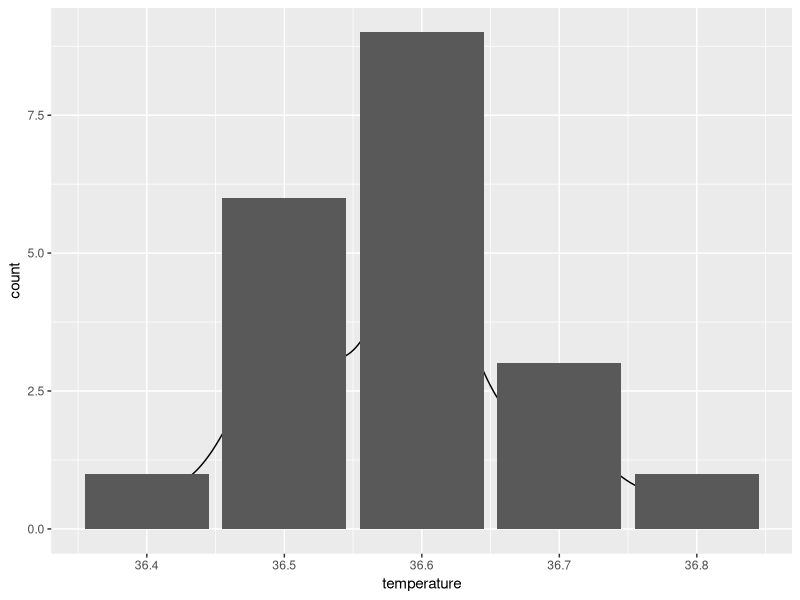
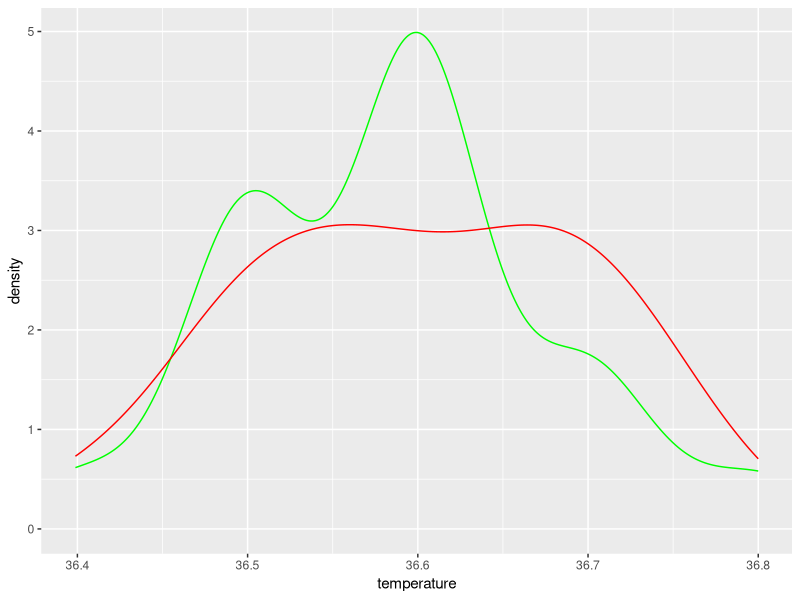

R code for these plots, in order:
library(ggplot2)
df<-read.table("temp.csv",sep=",")
names(df)<-c("i","temperature")
ggplot(df,aes(x=temperature))+geom_density()+geom_bar()
sd(df$temperature)
df2<-data.frame(temperature=rnorm(20,36.6,sd=0.1))

ggplot() +
  geom_density(data=df, aes(x=temperature), color='green') +
  geom_density(data=df2, aes(x=temperature), color='red')
a <- readLines("stdin",n=1)
